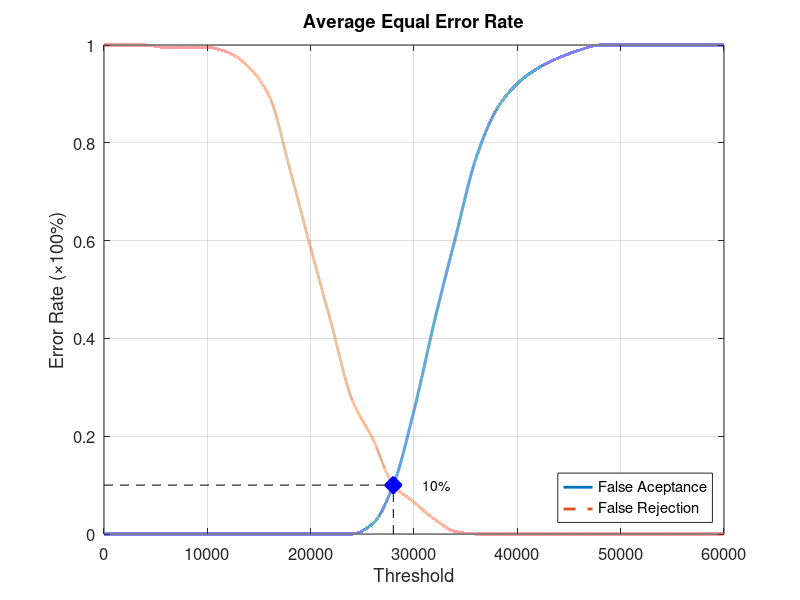
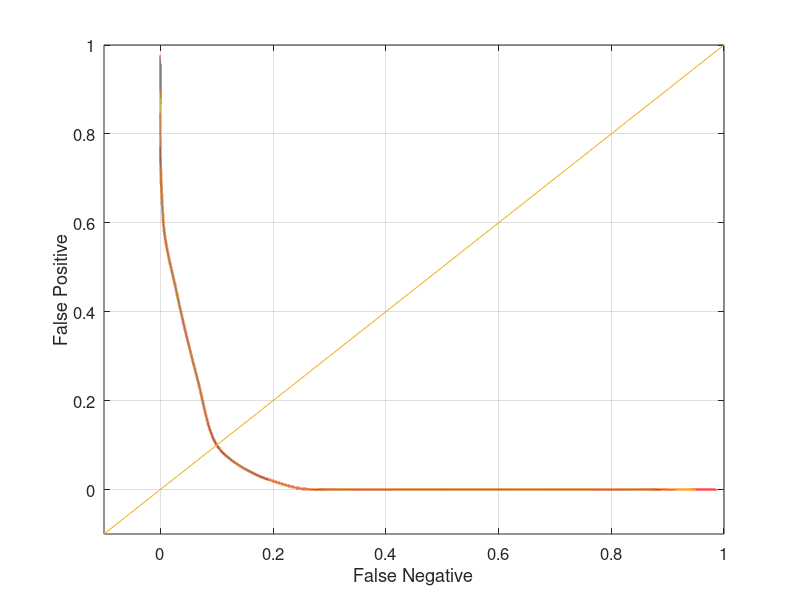

The MATLAB source for these figures, in order:
function yEER = Database1_4
close all;
clear;
clc;
x = 0:2000:60000;
xq = 0:0.5:60000;

y0 = [0 0 0 0 0 0 0 0 0 0 0 0 0 0.0210526 0.1 0.252632 0.436842 0.605263 0.768421 0.868421 0.921053 0.952632 0.973684 0.989474 1 1 1 1 1 1 1];
yy0 = interp1(x, y0, xq, 'pchip');
y1 = [1 1 1 0.995 0.995 0.995 0.985 0.955 0.895 0.745 0.585 0.43 0.275 0.195 0.1 0.065 0.03 0.005 0 0 0 0 0 0 0 0 0 0 0 0 0];
yy1 = interp1(x, y1, xq, 'pchip');

% Calculating EER: 
y2 = abs(y0 - y1);
find(y2 == min(y2))
yy2 = abs(yy0 - yy1);
xEER = find(yy2 == min(yy2));
xEERIndex = xq(xEER) % X-axis EER
yEER = yy0(xEER) % Y-axis EER

main = figure
plot(xq, yy0,'-','LineWidth', 2);	hold on
plot(xq, yy1,'--','LineWidth', 2);	hold on
plot([xEERIndex xEERIndex], [0 yEER], 'k--');	hold on
plot([0 xEERIndex], [yEER yEER], 'k--');	hold on
plot(xEERIndex, yEER, 'bx', 'LineWidth', 10);	hold on
text(xEERIndex + 10 * xEERIndex / 100, yEER, [num2str(round((10000 * yEER)) / 100) '%'])
legend('False Aceptance', 'False Rejection', 'Location', 'SouthEast')
xlabel('Threshold')
ylabel('Error Rate (\times100%)')
title('Average Equal Error Rate')
set(gca, 'FontSize', 12)
axis([0 60000 0 1])
grid on

print(main, 'Database1_4Main', '-dpng');
FNRxFPR = figure('Color', [1 1 1]);
plot(yy1, yy0, '-', yy1, yy0, 'LineWidth', 2);
hold on
y = -0.1:0.1:1
plot(y, y); 
set(gca, 'FontSize', 12)
xlabel('False Negative')
ylabel('False Positive')
axis([-0.1 1 -0.1 1])
set(gca, 'FontSize', 12)
grid on

print(FNRxFPR, 'Database1_4FNRxFPR','-dpng');
end
